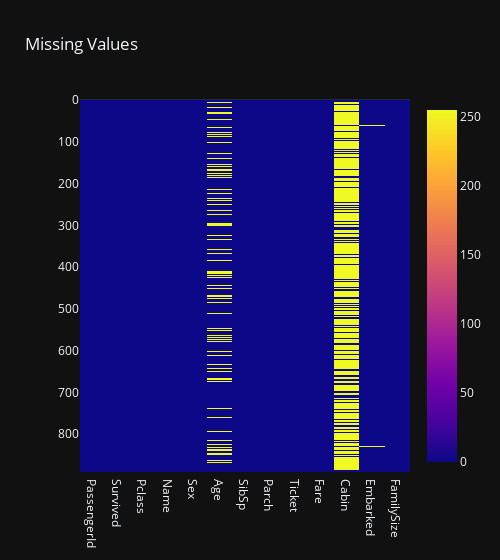

The notebook cell this image was saved under:
### Markdown cell above
Objective : Analyze the missing values in a dataframe<br>
About the code : Create a function that can analyze the missing values in a dataframe and display them in a table and a heatmap. <br> 
Justification : The heatmap was chosen because it can visually show the distribution and pattern of missing values across the dataframe. 

Steps to build the function :
- The first line defines a function called `missing_values` that takes a dataframe as an input parameter.
- The second line creates a new dataframe with the data types of each column in the input dataframe using the `pd.DataFrame` method and assigns it to the variable `missingInfo`.
- The third line adds a new column to the `missingInfo` dataframe with the number of missing values in each column of the input dataframe using the `df.isnull().sum()` method.
- The fourth line adds another new column to the `missingInfo` dataframe with the percentage of missing values in each column of the input dataframe using the `round((df.isnull().sum() / len(df)) * 100, 2)` expression.
- The fifth line sorts the `missingInfo` dataframe by the percentage of missing values in descending order using the `sort_values` method with the parameter `by="% missing"` and `ascending=False`.
- The sixth line creates a heatmap plot of the input dataframe showing which values are missing (True) or present (False) using the `px.imshow` method with the parameters `df.isnull()`, `template="plotly_dark"`, `width=500`, and `title="Missing Values"` and assigns it to the variable `fig_missing`.
- The seventh line displays the plot using the `show` method on the `fig_missing` variable.
- The eighth line returns the `missingInfo` dataframe as the output of the function.
- The ninth line calls the function with a dataframe as an argument and displays its output.

Result : The result shows the data types, the number of missing values, and the percentage of missing values for each column in the input dataframe. The columns are sorted by the percentage of missing values in descending order. The result indicates that the `Cabin` column has the most missing values (77.10%), followed by the `Age` column (19.87%), and the `Embarked` column (0.22%). The rest of the columns have no missing values. The result also shows that the columns have different data types, such as object, float64, and int64.

### Code cell
def missing_values(df):
    missingInfo = pd.DataFrame(df.dtypes, columns=["dtypes"])
    missingInfo["missing"] = df.isnull().sum()
    missingInfo["% missing"] = round((df.isnull().sum() / len(df)) * 100, 2)
    missingInfo = missingInfo.sort_values(by="% missing", ascending=False)
    fig_missing = px.imshow(df.isnull(), template="plotly_dark", width=500, title="Missing Values")
    fig_missing.show()
    return missingInfo
missing_values(df)

### Figure 1 — Plotly figure (JSON) as saved in the notebook; plotly's stock layout.template omitted (floating-point values rounded to 4 significant figures; data arrays with more than 128 entries replaced by an {"elided": "..."} marker saying what was removed)
{"data": [{"coloraxis": "coloraxis", "hovertemplate": "x: %{x}<br>y: %{y}<br>color: %{z}<extra></extra>", "name": "0", "type": "heatmap", "x": ["PassengerId", "Survived", "Pclass", "Name", "Sex", "Age", "SibSp", "Parch", "Ticket", "Fare", "Cabin", "Embarked", "FamilySize"], "xaxis": "x", "y": {"elided": "891 int values"}, "yaxis": "y", "z": {"elided": "891x13 int values"}}], "layout": {"coloraxis": {"colorscale": [[0, "#0d0887"], [0.1111, "#46039f"], [0.2222, "#7201a8"], [0.3333, "#9c179e"], [0.4444, "#bd3786"], [0.5556, "#d8576b"], [0.6667, "#ed7953"], [0.7778, "#fb9f3a"], [0.8889, "#fdca26"], [1, "#f0f921"]]}, "title": {"text": "Missing Values"}, "width": 500, "xaxis": {"anchor": "y", "constrain": "domain", "domain": [0, 1], "scaleanchor": "y"}, "yaxis": {"anchor": "x", "autorange": "reversed", "constrain": "domain", "domain": [0, 1]}}}
